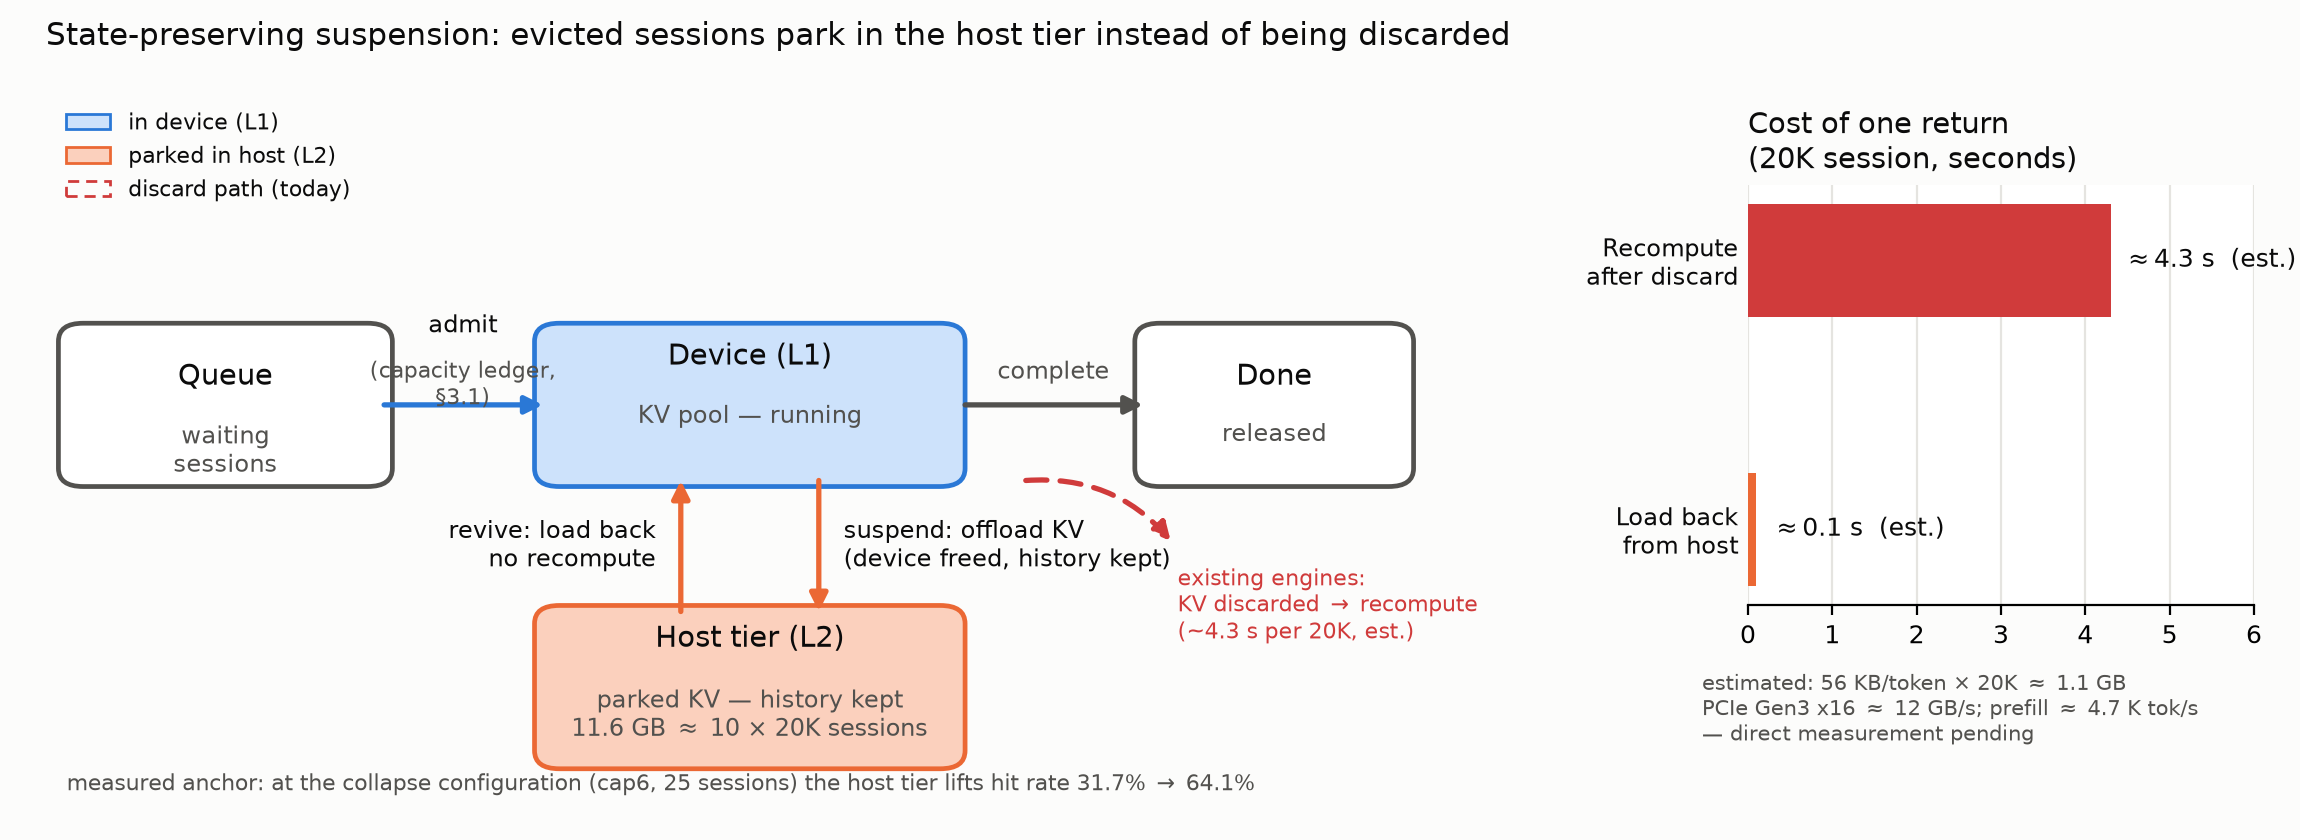

This chart was generated by the following Python code:
#!/usr/bin/env python3
"""Figure: state-preserving session suspension (host-tier KV residency) — pillar 2.

Left  : session lifecycle. Queue -> Device (L1) <-> Host tier (L2) -> Done.
        The red dashed arrow is the counterfactual every existing engine takes:
        evicted KV is discarded, so the session is recomputed from scratch.
Right : per-event cost of returning a 20K-token session — load back vs recompute.
        Estimates only (direct measurement pending), stated on the figure.

Numbers: KV = 56 KB/token (7B, GQA-4, fp16) -> 20K tokens ~ 1.1 GB;
PCIe Gen3 x16 ~ 12 GB/s; prefill ~ 4.7 K tok/s (backed out of our own TTFT data).
Measured anchor: cap6 collapse, hit 31.7% -> 64.1% with the host tier on.
"""
import sys
import matplotlib
matplotlib.use("Agg")
import matplotlib.pyplot as plt
from matplotlib.patches import FancyBboxPatch, FancyArrowPatch, Patch

SURFACE = "#fcfcfb"
TXT, TXT2 = "#0b0b0b", "#52514e"
BLUE, BLUE_L = "#2a78d6", "#cde2fb"
ORANGE, ORANGE_L = "#eb6834", "#fbd0bd"
RED = "#d03b3b"

plt.rcParams.update({
    "font.size": 9, "text.color": TXT,
    "figure.facecolor": SURFACE,
})

fig = plt.figure(figsize=(11.5, 4.2))
axL = fig.add_axes([0.02, 0.05, 0.60, 0.84])
axL.set_xlim(0, 10)
axL.set_ylim(0, 7)
axL.axis("off")
axR = fig.add_axes([0.76, 0.28, 0.22, 0.50])


def box(ax, x, y, w, h, fc, ec):
    ax.add_patch(FancyBboxPatch((x, y), w, h,
                                boxstyle="round,pad=0.06,rounding_size=0.18",
                                linewidth=1.7, edgecolor=ec, facecolor=fc,
                                mutation_aspect=1))


def arrow(ax, p, q, color, style="-|>", ls="-", rad=0.0, lw=1.9):
    ax.add_patch(FancyArrowPatch(p, q, arrowstyle=style, mutation_scale=13,
                                 linewidth=lw, color=color, linestyle=ls,
                                 connectionstyle=f"arc3,rad={rad}",
                                 shrinkA=0, shrinkB=0, zorder=3))


# ---- boxes ----------------------------------------------------------------
box(axL, 0.15, 3.15, 2.30, 1.50, "#ffffff", TXT2)          # queue
box(axL, 3.60, 3.15, 3.00, 1.50, BLUE_L, BLUE)             # device
box(axL, 3.60, 0.35, 3.00, 1.50, ORANGE_L, ORANGE)         # host
box(axL, 7.95, 3.15, 1.90, 1.50, "#ffffff", TXT2)          # done

axL.text(1.30, 4.10, "Queue", ha="center", fontsize=10.5, color=TXT)
axL.text(1.30, 3.72, "waiting\nsessions", ha="center", va="top", fontsize=8.5, color=TXT2)

axL.text(5.10, 4.30, "Device (L1)", ha="center", fontsize=10.5, color=TXT)
axL.text(5.10, 3.90, "KV pool — running", ha="center", va="top", fontsize=8.5, color=TXT2)

axL.text(5.10, 1.50, "Host tier (L2)", ha="center", fontsize=10.5, color=TXT)
axL.text(5.10, 1.10, "parked KV — history kept\n11.6 GB $\\approx$ 10 $\\times$ 20K sessions",
         ha="center", va="top", fontsize=8.5, color=TXT2)

axL.text(8.90, 4.10, "Done", ha="center", fontsize=10.5, color=TXT)
axL.text(8.90, 3.72, "released", ha="center", va="top", fontsize=8.5, color=TXT2)

# ---- arrows ---------------------------------------------------------------
arrow(axL, (2.45, 3.90), (3.60, 3.90), BLUE)
axL.text(3.02, 4.62, "admit", ha="center", fontsize=8.5, color=TXT)
axL.text(3.02, 4.36, "(capacity ledger,\n§3.1)", ha="center", va="top",
         fontsize=7.8, color=TXT2)

arrow(axL, (5.60, 3.15), (5.60, 1.85), ORANGE)
axL.text(5.78, 2.50, "suspend: offload KV\n(device freed, history kept)",
         ha="left", va="center", fontsize=8.5, color=TXT)

arrow(axL, (4.60, 1.85), (4.60, 3.15), ORANGE)
axL.text(4.42, 2.50, "revive: load back\nno recompute", ha="right", va="center",
         fontsize=8.5, color=TXT)

arrow(axL, (6.66, 3.90), (7.95, 3.90), TXT2)
axL.text(7.30, 4.16, "complete", ha="center", fontsize=8.5, color=TXT2)

# counterfactual: discard -> recompute (what engines do today)
arrow(axL, (7.10, 3.15), (8.15, 2.55), RED, ls=(0, (4, 2.5)), rad=-0.25)
axL.text(8.20, 2.30, "existing engines:\n"
                     "KV discarded $\\rightarrow$ recompute\n(~4.3 s per 20K, est.)",
         ha="left", va="top", fontsize=7.8, color=RED)

axL.legend(handles=[
    Patch(facecolor=BLUE_L, edgecolor=BLUE, label="in device (L1)"),
    Patch(facecolor=ORANGE_L, edgecolor=ORANGE, label="parked in host (L2)"),
    Patch(facecolor="none", edgecolor=RED, linestyle=(0, (4, 2.5)),
          label="discard path (today)"),
], loc="upper left", fontsize=8, frameon=False, bbox_to_anchor=(0.0, 1.0))

axL.text(0.15, 0.02,
         "measured anchor: at the collapse configuration (cap6, 25 sessions) the host tier "
         "lifts hit rate 31.7% $\\rightarrow$ 64.1%",
         ha="left", va="bottom", fontsize=7.8, color=TXT2)

# ---- right panel: per-event cost ------------------------------------------
labels = ["Recompute\nafter discard", "Load back\nfrom host"]
vals = [4.3, 0.1]
colors = [RED, ORANGE]
ypos = [1.0, 0.0]
for y, v, c in zip(ypos, vals, colors):
    axR.barh(y, v, height=0.42, color=c)
axR.text(4.45, 1.0, "$\\approx$4.3 s  (est.)", va="center", ha="left",
         fontsize=9, color=TXT)
axR.text(0.28, 0.0, "$\\approx$0.1 s  (est.)", va="center", ha="left",
         fontsize=9, color=TXT)
axR.set_yticks(ypos)
axR.set_yticklabels(labels, fontsize=8.5, color=TXT)
axR.set_xlim(0, 6.0)
axR.set_title("Cost of one return\n(20K session, seconds)", fontsize=10.5,
              loc="left", color=TXT)
axR.grid(axis="x", color="#e5e4e0", linewidth=0.8)
axR.set_axisbelow(True)
for s in ("top", "right", "left"):
    axR.spines[s].set_visible(False)
axR.tick_params(axis="y", length=0)

fig.text(0.74, 0.20, "estimated: 56 KB/token $\\times$ 20K $\\approx$ 1.1 GB\n"
                     "PCIe Gen3 x16 $\\approx$ 12 GB/s; prefill $\\approx$ 4.7 K tok/s\n"
                     "— direct measurement pending",
         fontsize=7.5, color=TXT2, va="top", ha="left")

fig.suptitle("State-preserving suspension: evicted sessions park in the host tier "
             "instead of being discarded",
             fontsize=11, color=TXT, x=0.02, ha="left", y=0.975)

out = sys.argv[1] if len(sys.argv) > 1 else "/root/paper/foyer/paper/figs/fig_host_tier.png"
fig.savefig(out, dpi=200, facecolor=SURFACE)
print("saved", out)
